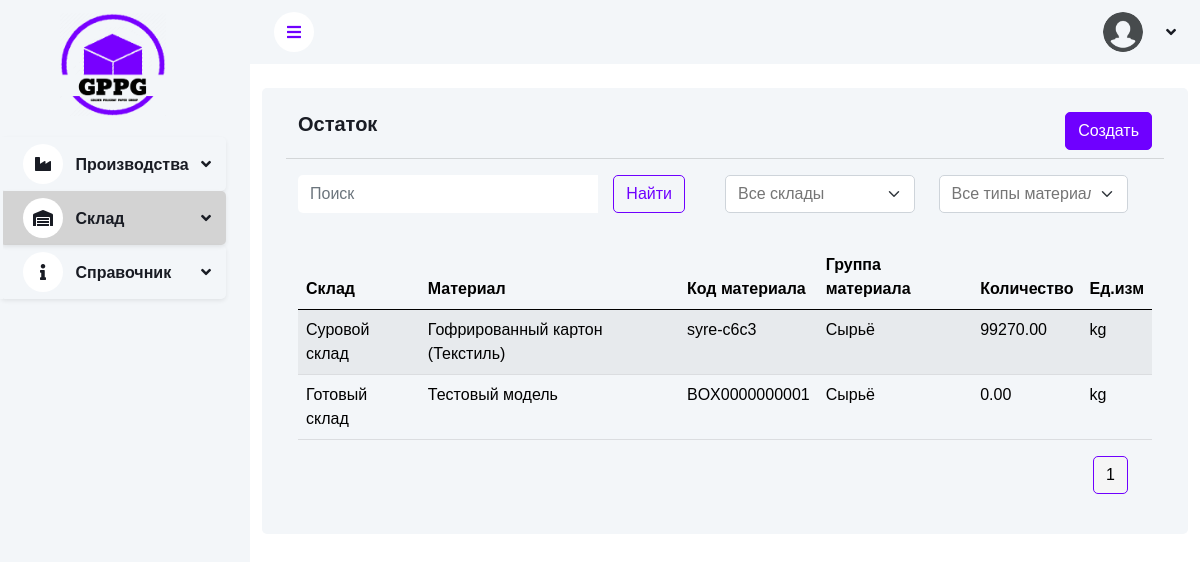
Page /depo/stock/ on the committed database.
### apps/depo/models/stock.py (models this page shows, shortened)
class Stock(BaseModel):
	material = models.ForeignKey('info.Material', on_delete=models.SET_NULL, null=True, verbose_name="Материал")
	warehouse = models.ForeignKey('info.Warehouse', on_delete=models.CASCADE, verbose_name="Склад")
	amount = models.DecimalField(max_digits=10, decimal_places=2, default=Decimal('0.00'), verbose_name="Количество")
	class Meta:
		verbose_name = "Остаток на складе"
		verbose_name_plural = "Остатки на складе"
		indexes = [
			models.Index(fields=['material'])
		]

### apps/info/models.py (models this page shows, shortened)
class Warehouse(BaseModel):
	code = models.CharField(max_length=10, unique=True, null=True, blank=True, verbose_name="Код")
	name = models.CharField(max_length=100, unique=True, verbose_name="Название")
	location = models.CharField(max_length=150, null=True, blank=True, verbose_name="Местоположение")
	can_import = models.BooleanField(default=True, null=True, blank=True, verbose_name="Может импортировать")
	can_export = models.BooleanField(default=False, null=True, blank=True, verbose_name="Может экспортировать")
	use_negative = models.BooleanField(default=False, null=True, blank=True,
									   verbose_name="Использовать отрицательные значения")
	is_active = models.BooleanField(default=True, null=True, blank=True, verbose_name="Активен")
	managers = models.ManyToManyField(CustomUser, blank=True, verbose_name="Менеджеры")
	def __str__(self):
		return self.name
	class Meta:
		verbose_name = "Склад"
		verbose_name_plural = "Склады"

class Material(BaseModel):
	UNIT_CHOICES = (
		('sht', 'шт'),
		('sm', 'см'),
		('mm', 'мм'),
		('kg', 'кг'),
		('litr', 'л'),
	)
	TYPE_MATERIAL_CHOICES = (
		('material', 'Материал'),
		('ready_material', 'Готовый продукт	')
	)
	code = models.CharField(max_length=100, unique=True, null=True, blank=True, verbose_name="Код")
	name = models.CharField(max_length=100, unique=True, verbose_name="Название")
	material_group = models.ForeignKey('MaterialGroup', on_delete=models.CASCADE, verbose_name="Группа материала")
	special_group = models.ForeignKey('MaterialSpecialGroup', on_delete=models.CASCADE, null=True, blank=True,
									  verbose_name="Специальная группа")
	brand = models.ForeignKey('Brand', on_delete=models.SET_NULL, null=True, blank=True, verbose_name="Бренд")
	material_type = models.ForeignKey(MaterialType, on_delete=models.CASCADE, default=5, max_length=100,
									  null=True, blank=True,
									  verbose_name="Тип материала")
	material_thickness = models.FloatField(verbose_name="Плотность(Г/м2)", null=True, blank=True)
	unit_of_measurement = models.CharField(max_length=10, choices=UNIT_CHOICES, default=None,
										   verbose_name="Единица измерения")
	type_material = models.CharField(max_length=20, choices=TYPE_MATERIAL_CHOICES, default="material", null=True,
									 blank=True)
	norm = models.DecimalField(
		max_digits=10,
		decimal_places=3,
		null=True,
		blank=True,
		verbose_name="Норма для 1 м2",
		validators=[MinValueValidator(0)]
	)
	photo = models.ImageField(
		upload_to='box_photos',
		default='box_photos/no-image.png',
		validators=[FileExtensionValidator(allowed_extensions=['jpg', 'jpeg', 'png', 'heic'])],
		verbose_name="Изображение"
	)
	def __str__(self):
		return self.name
	class Meta:
		verbose_name = "Материал"
		verbose_name_plural = "Материалы"

class MaterialGroup(BaseModel):
	name = models.CharField(max_length=100, verbose_name="Название")
	def __str__(self):
		return str(self.name)
	class Meta:
		verbose_name = "Группа материалов"
		verbose_name_plural = "Группы материалов"

### apps/depo/views.py (the view)
# urls.py: path('stock/', StockListView.as_view(), name='stock-list'),
class StockListView(BaseListView):
	template_name = "depo/stock_list.html"
	def get(self, request):
		queryset = Stock.objects.all()
		warehouse_id = request.GET.get('warehouse_id')
		material_type_id = request.GET.get('material_type')
		if warehouse_id:
			queryset = queryset.filter(warehouse_id=warehouse_id)
			selected_warehouse_id = warehouse_id
		else:
			selected_warehouse_id = ""
		if material_type_id:
			queryset = queryset.filter(material__material_type=material_type_id)
			selected_material_type_id = material_type_id
		else:
			selected_material_type_id = ""
		warehouses = Warehouse.objects.all()
		material_types = MaterialType.objects.all()
		page_obj = self.apply_pagination_and_search(queryset, request)
		context = {
			'items': page_obj,
			'warehouses': warehouses,
			'material_types': material_types,
			'selected_warehouse_id': selected_warehouse_id,
			'selected_material_type_id': selected_material_type_id,
		}
		return render(request, self.template_name, context)

### apps/shared/views.py (called while the page is built)
	@staticmethod
	def apply_pagination_and_search(queryset, request):
		search_query = request.GET.get('search')
		if search_query:
			search_query = search_query.strip()
			queryset = queryset.filter(Q(name__icontains=search_query))
		page_size = request.GET.get("page_size", 12)
		paginator = Paginator(queryset, page_size)
		page_num = request.GET.get("page", 1)
		page_obj = paginator.get_page(page_num)
		return page_obj

### templates/depo/stock_list.html (shortened to what this page needs)
{% extends 'base.html' %}
{% load static %}
{% block content %}
    <div class="container-fluid pt-4 px-4">
        <div class="row g-4">
            <div class="col-sm-12">
                <div class="row bg-light rounded h-100 p-4">
                    <div class="col-md-6">
                        <h5 class="mb-3">Остаток</h5>
                    </div>
                    <div class="col-md-6 text-end mb-2">
                        <a href="{% url 'depo:incoming-create' %}" type="button" class="btn btn-primary">Создать</a>
                    </div>
                    <hr>
                    <div class="row mb-3">
                        <div class="col-md-6">
                            {% include 'base/search_form.html' %}
                        </div>
                        <div class="col-md-6 text-end">
                            <form method="get" action="{% url 'depo:stock-list' %}" id="warehouseForm">
                                <div class="row">
                                    <div class="col-md-6">
                                        <div class="mb-3">
                                            <select class="form-select" id="warehouse" name="warehouse_id">
                                                <option value="">Все склады</option>
                                            </select>
                                        </div>
                                    </div>
                                    <div class="col-md-6">
                                        <div class="mb-3">
                                            <select class="form-select" id="material_type" name="material_type">
                                                <option value="">Все типы материалов</option>
                                            </select>
                                        </div>
                                    </div>
                                </div>
                            </form>
                        </div>
                    </div>
                    <div class="table-responsive">
                        <table class="table table-striped table-light table-hover">
                            <thead>
                            <tr>
                                <th scope="col">Cклад</th>
                                <th scope="col">Материал</th>
                                <th scope="col">Код материала</th>
                                <th scope="col">Группа материала</th>
                                <th scope="col">Количество</th>
                                <th scope="col">Ед.изм</th>
                            </tr>
                            </thead>
                            <tbody>
                            {% for stock in items %}
                                <tr>
                                    <td>{{ stock.warehouse }}</td>
                                    <td>{{ stock.material }}</td>
                                    <td>{{ stock.material.code }}</td>
                                    <td>{{ stock.material.material_group }}</td>
                                    <td>{{ stock.amount }}</td>
                                    <td>{{ stock.material.unit_of_measurement }}</td>
                                </tr>
                            {% endfor %}
                            </tbody>
                        </table>
                    </div>
                    {% include 'base/pagination.html' with items=items %}
                </div>
            </div>
        </div>
    </div>
{% endblock %}

### static/css/style.css (style rules this page uses)
:root { --primary: #6f00ff; --light: #F3F6F9; --dark: #191C24; }
.btn { transition: 0.5s; }
.btn.btn-primary { color: #ffffff; }

### rows in the picture
Stock: warehouse "Суровой склад", material "Гофрированный картон (Текстиль)", material.code "syre-c6c3", material.material_group "Сырьё", amount "99270.00", material.unit_of_measurement "kg"
Stock: warehouse "Готовый склад", material "Тестовый модель", material.code "BOX0000000001", material.material_group "Сырьё", amount "0.00", material.unit_of_measurement "kg"

### other values in the picture
{{ i }} "1"
